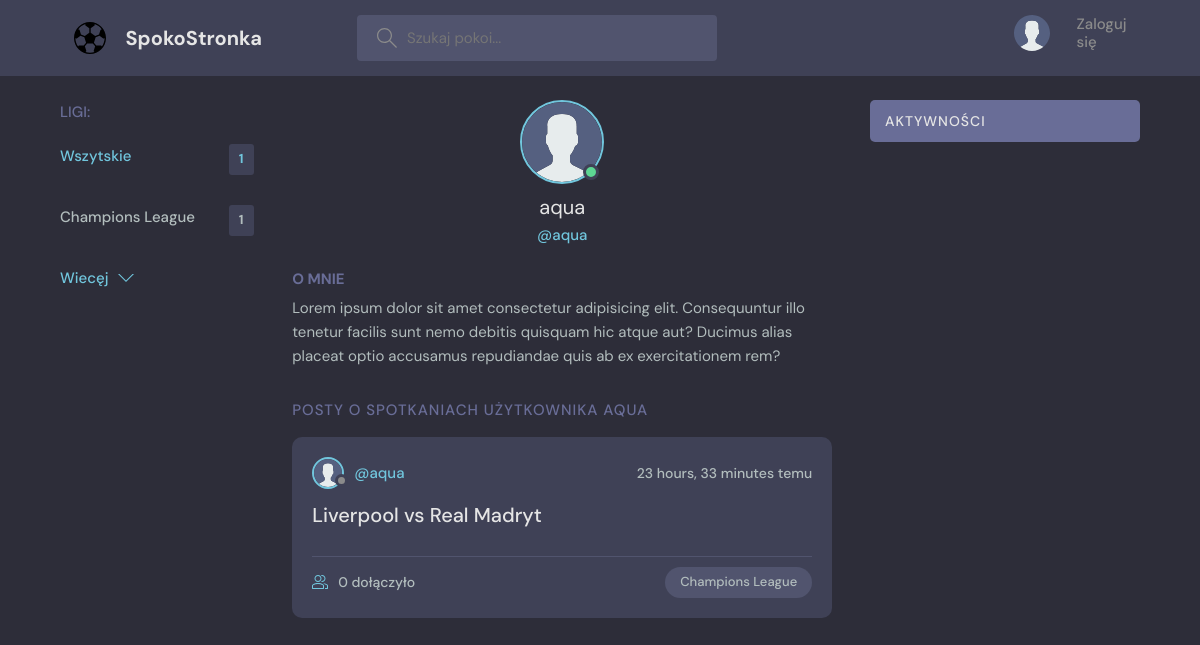
The app's page /profile/1/, older data.
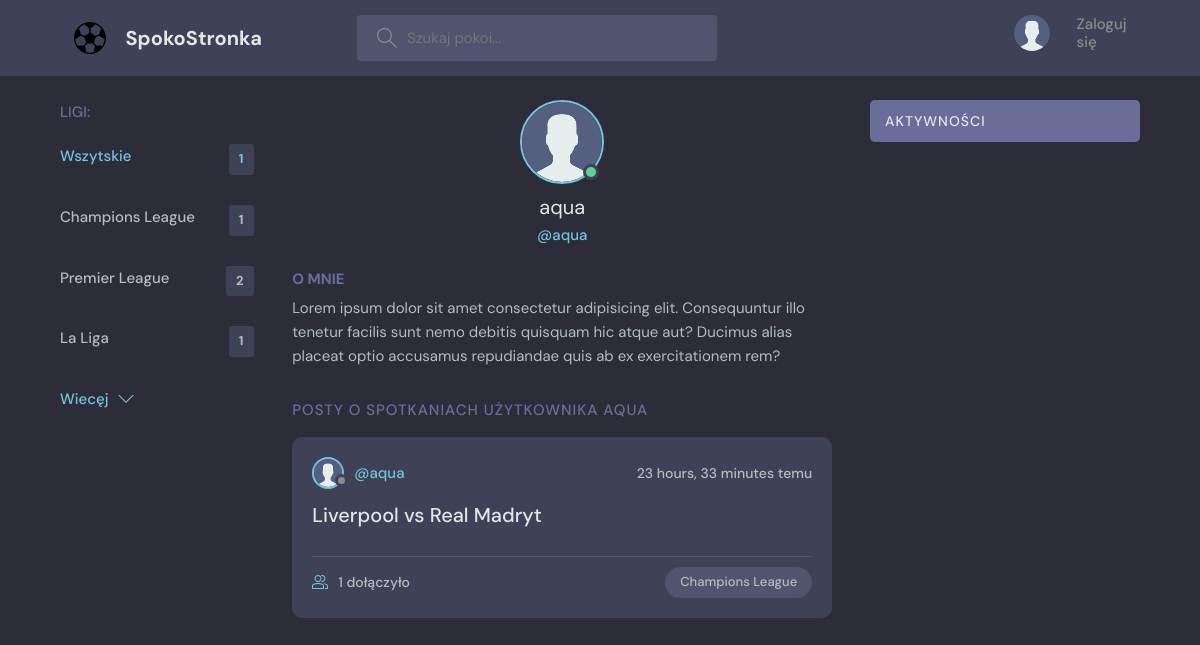
The same page, newer data.
### baza/models.py (models this page shows, shortened)
class User(AbstractUser):
    name = models.CharField(max_length=200, null=True)
    email = models.EmailField(unique=True, null=True)
    bio = models.TextField(null=True)
    avatar = models.ImageField(null=True, default="avatar.svg")
    USERNAME_FIELD = 'email'
    REQUIRED_FIELDS = []

class Topic(models.Model):
    objects = None
    name = models.CharField(max_length=200)

class Room(models.Model):
    host = models.ForeignKey(User, on_delete=models.SET_NULL, null=True)
    topic = models.ForeignKey(Topic, on_delete=models.SET_NULL, null=True)
    name = models.CharField(max_length=200)
    description = models.TextField(null=True, blank=True)
    participants = models.ManyToManyField(User, related_name='participants', blank=True)
    updated = models.DateTimeField(auto_now=True)
    created = models.DateTimeField(auto_now_add=True)
    class Meta:
        ordering = ['-updated', '-created']

### baza/views.py (the view)
# urls.py: path('profile/<str:pk>/', views.userProfile, name="user-profile"),
def userProfile(request, pk):
    user = User.objects.get(id=pk)
    rooms = user.room_set.all()
    room_messages = user.message_set.all()
    topics = Topic.objects.all()
    context = {'user': user, 'rooms': rooms,
               'room_messages': room_messages, 'topics': topics}
    return render(request, 'baza/profile.html', context)

### baza/templates/baza/profile.html (shortened to what this page needs)
{% extends 'main.html' %}
{% block content %}
  <main class="profile-page layout layout--3">
    <div class="container">
      {% include 'baza/topics_component.html' %}
      <div class="roomList">
        <div class="profile">
          <div class="profile__avatar">
            <div class="avatar avatar--large active">
              <img src="{{user.avatar.url}}" />
            </div>
          </div>
          <div class="profile__info">
            <h3>{{user.username}}</h3>
            <p>@{{user.username}}</p>
          </div>
          <div class="profile__about">
            <h3>O mnie</h3>
            <p>
              Lorem ipsum dolor sit amet consectetur adipisicing elit. Consequuntur illo tenetur
              facilis sunt nemo debitis quisquam hic atque aut? Ducimus alias placeat optio
              accusamus repudiandae quis ab ex exercitationem rem?
            </p>
          </div>
        </div>
        <div class="roomList__header">
          <div>
            <h2>Posty o spotkaniach użytkownika {{user.username}}</a>
            </h2>
          </div>
        </div>
        {% include 'baza/feed_component.html' %}
      </div>
      {% include 'baza/activity_component.html' %}
    </div>
  </main>
{% endblock content %}

### templates/main.html (shortened to what this page needs)
<!DOCTYPE html>
{% load static %}
<html lang="en">
  <head>
    <link rel="stylesheet" href="{% static 'styles/style.css' %}" />
  </head>
  <body>
    {% include 'navbar.html' %}
    {% block content %}
    {% endblock %}
  </body>
</html>

### templates/navbar.html (shortened to what this page needs)
{% load static %}
<header class="header header--loggedIn">
      <div class="container">
        <a href="{% url 'home' %}" class="header__logo">
          <img src="{% static 'images/logo.svg' %}" />
          <h1>SpokoStronka</h1>
        </a>
        <form class="header__search" method="GET" action="{% url 'home' %}">
          <label>
            <input name="q" placeholder="Szukaj pokoi..." />
          </label>
        </form>
        <nav class="header__menu">
          {% if request.user.is_authenticated %}
          <div class="header__user">
            <a href="{% url 'update-user'  %}">
              <div class="avatar avatar--medium active">
                <img src="{{request.user.avatar.url}}" />
              </div>
              <p>{{request.user.username}}<span>@{{request.user.username}}</span></p>
            </a>
            <button class="dropdown-button">
              <svg version="1.1" xmlns="http://www.w3.org/2000/svg" width="32" height="32" viewBox="0 0 32 32">
                <title>chevron-down</title>
                <path d="M16 21l-13-13h-3l16 16 16-16h-3l-13 13z"></path>
              </svg>
            </button>
          </div>
          {% else %}
          <a href="{% url 'login' %}">
            <img src="{% static 'images/avatar.svg' %}" />
            <p>Zaloguj się</p>
          </a>
          {% endif %}
        </nav>
      </div>
    </header>

### baza/templates/baza/topics_component.html
<div class="topics">
    <div class="topics__header">
            <h2>Ligi: </h2>
    </div>
    <ul class="topics__list">
        <li>
            <a href="{% url 'home' %}" class="active">Wszytskie <span>{{rooms.count}}</span></a>
        </li>
        {% for topic in topics %}
        <li>
            <a href="{% url 'home'%}?q={{topic.name}}">{{topic.name}}<span>{{topic.room_set.all.count}}</span></a>
        </li>
        {% endfor %}
    </ul>
    <a class="btn btn--link" href="{% url 'topics' %}">
        Wiecęj
        <svg version="1.1" xmlns="http://www.w3.org/2000/svg" width="32" height="32" viewBox="0 0 32 32">
            <title>chevron-down</title>
            <path d="M16 21l-13-13h-3l16 16 16-16h-3l-13 13z"></path>
        </svg>
    </a>
</div>

### baza/templates/baza/feed_component.html (shortened to what this page needs)
{% for room in rooms %}
<div class="roomListRoom">
    <div class="roomListRoom__header">
        <a href="{% url 'user-profile' room.host.id %}" class="roomListRoom__author">
            <div class="avatar avatar--small">
                <img src="{{room.host.avatar.url}}" />
            </div>
            <span>@{{room.host.username}}</span>
        </a>
        <div class="roomListRoom__actions">
            <span>{{room.created|timesince}} temu</span>
        </div>
    </div>
    <div class="roomListRoom__content">
        <a href="{% url 'room' room.id %}">{{room.name}}</a>
    </div>
    <div class="roomListRoom__meta">
        <a href="{% url 'room' room.id %}" class="roomListRoom__joined">
            {{room.participants.all.count}} dołączyło
        </a>
        <p class="roomListRoom__topic">{{room.topic.name}}</p>
    </div>
</div>
{% endfor %}

### baza/templates/baza/activity_component.html (shortened to what this page needs)
<div class="activities">
    <div class="activities__header">
        <h2>Aktywności</h2>
    </div>
</div>

Row changes from the older to the newer data that the page shows:
added Topic: name "Premier League", room_set.all.count "2"
added Topic: name "La Liga", room_set.all.count "1"
computed for Room "Liverpool vs Real Madryt": participants.all.count "0" → "1"
